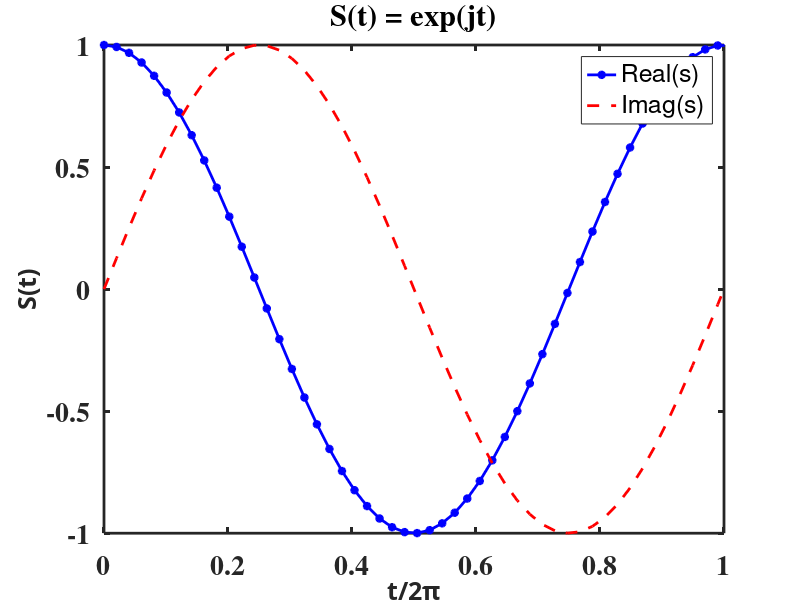

This figure's MATLAB source:
t = linspace(0, 4*pi, 100);
s = exp(1j*t);
figure 

%give each plot a handle ('p' and 'q')
%control its width and color
%change line pattern
p = plot(t/(2*pi), real (s), '*-');
set(p, 'Color', 'blue', 'LineWidth', 2)
hold on
q = plot(t/(2*pi), imag(s), '--')
set(q, 'Color', 'red', 'LineWidth', 2)

%add a legend
legend('Real(s)', 'Imag(s)')

title('S(t) = exp(jt)')

%gca refers to chart
set(gca, 'LineWidth', 2)

%set the graphic area font
set(gca, 'Fontname', 'Times')
set(gca, 'Fontsize', 20)
set(gca, 'Fontweight', 'bold')

%gcf refers to figure
set(gcf, 'color', 'white')

%adding axis labels
xlim([0, 1])
ylim([-1, 1])
xlabel('t/2\pi', 'Fontname', 'Greek', 'Fontsize', 18)
ylabel('S(t)',  'Fontname', 'Greek', 'Fontsize', 18)

